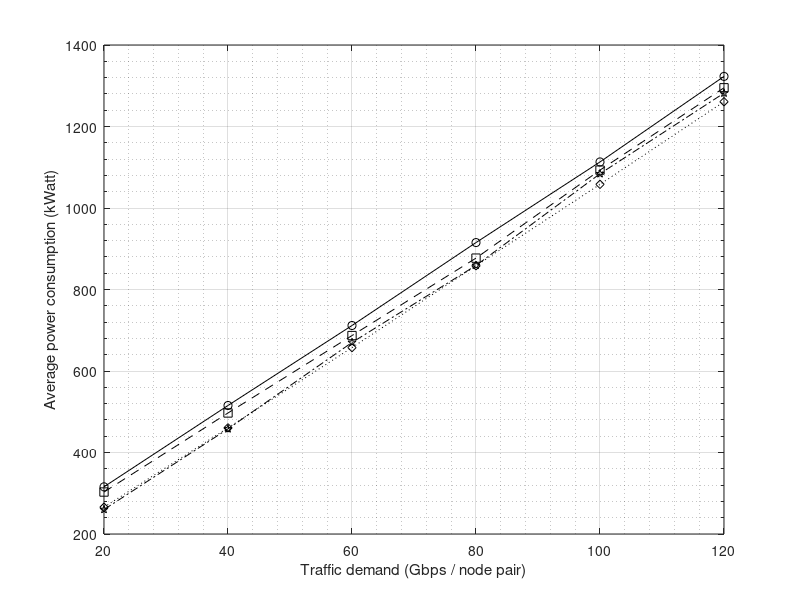

Write the MATLAB code that produced this figure.
% ComparePower14nodes.m

dDeli = [20, 315.788; 40, 515.367; 60, 711.650; 80, 915.180; 100, 1113.029; 120, 1322.948]
dST = [20, 303.000; 40, 497.000; 60, 687.000; 80, 877.000; 100, 1093.000; 120, 1295.000]
mDeli = [20, 265.745; 40, 460.558; 60, 657.440; 80, 858.295; 100, 1058.031; 120, 1260.818]
mST = [20, 260.000; 40, 458.000; 60, 670.000; 80, 859.000; 100, 1084.000; 120, 1282.000]

dDeliY = dDeli(:, 2)
dSTY = dST(:, 2)
mDeliY = mDeli(:, 2)
mSTY = mST(:, 2)

x = [1, 2, 3, 4, 5, 6];  % x-axis data points

labels = {"20","40","60","80","100","120"};

plot(x, dDeliY, 'k-o', x, dSTY, 'k--s', x, mDeliY, 'k:d', x, mSTY, 'k-.p' );

xlim([1, 6]);

minA = min(dDeliY)
minB = min(dSTY)
minC = min(mDeliY)
minD = min(mSTY)
a = min([minA, minB, minC, minD])

maxA = max(dDeliY)
maxB = max(dSTY)
maxC = max(mDeliY)
maxD = max(mSTY)
b = max([maxA, maxB, maxC, maxD])

#ylim([a-100, b+80])
ylim([200, 1400])

xticks([1 2 3 4 5 6]);

xticklabels(labels);

set(gca, 'YMinorTick', 'on'); % Turn on minor ticks
set(gca, 'YGrid', 'on');      % Enable grid for the y-axis
set(gca, 'YMinorGrid', 'on'); % Enable minor gridlines
grid on;

xlabel('Traffic demand (Gbps / node pair)');

ylabel('Average power consumption (kWatt)');

#title('Compare power consumption NSFnet N14L21');

%legend('Direct Bypass [our simulator]', 'Direct Bypass [Shen & Tucker]', 'Multi-hop Bypass [our simulator]', 'Multi-hop Bypass [Shen & Tucker]', 'Location', 'northwest');

